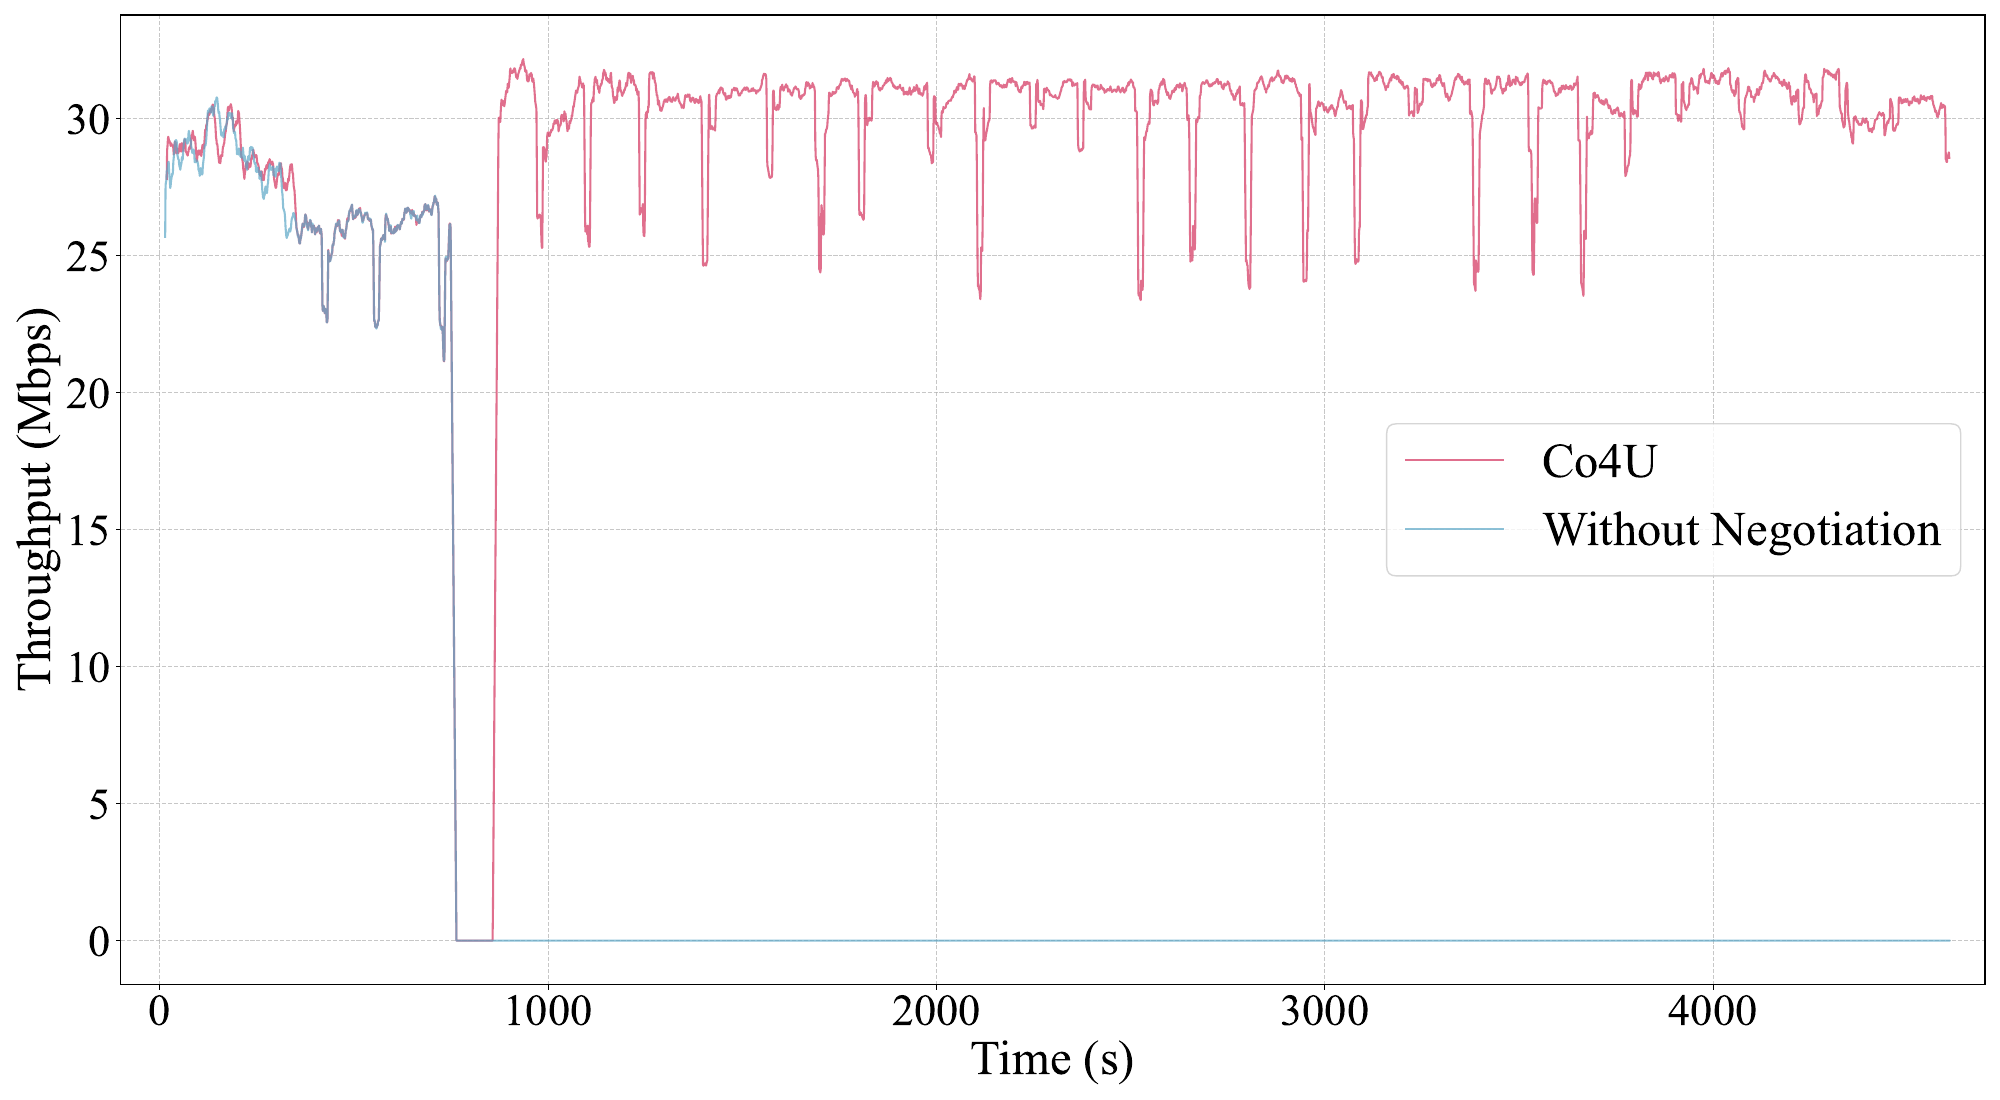

Generate this figure with Python:
import pandas as pd
import matplotlib.pyplot as plt

plt.rcParams['font.family'] = 'Times New Roman'

# 读取CSV文件
df1 = pd.read_csv('throughput_stats_sender1.csv')
df2 = pd.read_csv('new.csv')

# 获取时间戳列和吞吐量列
time1 = df1.iloc[:, 0]
time2 = df2.iloc[:, 0]
throughput1 = df1.iloc[:, 1]
throughput2 = df2.iloc[:, 1]

# 获取 sender2 的第一个时间戳
start_time_sender2 = time2.iloc[0]

# 将时间戳转换为相对时间，减去 sender2 的第一个时间戳
relative_time1 = time1 - start_time_sender2
relative_time2 = time2 - start_time_sender2

# 计算滑动平均
windowsize = 15
smoothed_throughput1 = throughput1.rolling(window=windowsize).mean()
smoothed_throughput2 = throughput2.rolling(window=windowsize).mean()

# 创建一个图形
plt.figure(figsize=(20, 11))

# 绘制第一个数据集（Sender 1）
plt.plot(relative_time1, smoothed_throughput1, label='Co4U', alpha=0.7, color='#d4325d')

# 绘制第二个数据集（Sender 2）
plt.plot(relative_time2, smoothed_throughput2, label='Without Negotiation', alpha=0.7, color='#5ca7c7')

# 设置标签和标题
plt.xlabel('Time (s)', fontsize=35)
plt.ylabel('Throughput (Mbps)', fontsize=35)

# 设置坐标轴刻度
plt.xticks(fontsize=32)
plt.yticks(fontsize=32)
plt.xlim(left=-100, right=4700)

# 添加图例
plt.legend(fontsize=35)

# 添加网格
plt.grid(True, linestyle='--', alpha=0.7)

# 调整布局
plt.tight_layout()

# 显示图表
plt.savefig('throughput.pdf', format='pdf', dpi=300)
plt.show()
